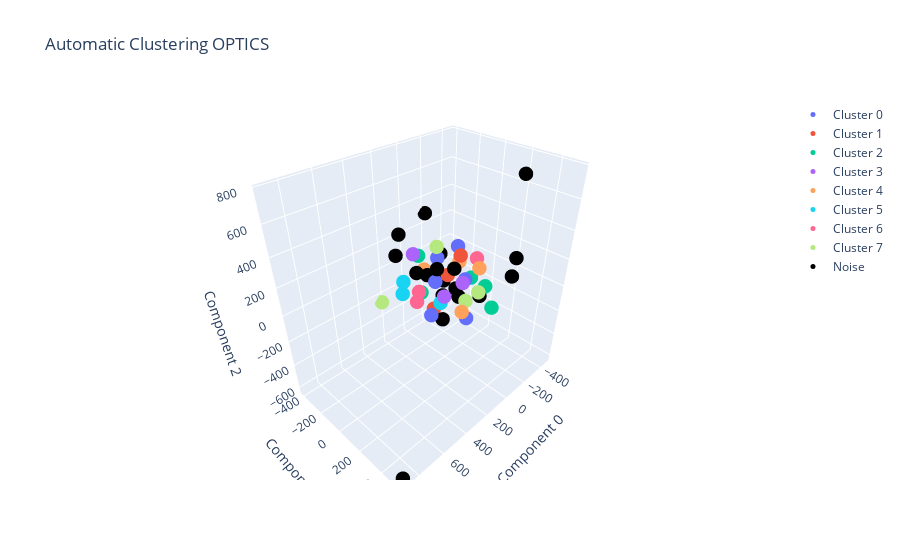

The notebook cell this image was saved under:
### Markdown cell above
## Step 2 - Unsupervised Learning
### Applying OPTICS clustering algorithm

- No need to specify the number of clusters in advance;
- Robust to outliers;
- Suitable for clusters with varying density


The first method is to use the OPTICS clustering algorithm and letting the built-in automatic 
procedure to select the most suitable $\epsilon$ for each cluster.

### Code cell
clustered_pairs, clust = ps.cluster_using_optics(min_samples=3)
ps.plot_clustering_info(method='OPTICS', n_dimensions=3)

### Figure 1 — Plotly figure (JSON) as saved in the notebook; plotly's stock layout.template omitted (floating-point values rounded to 4 significant figures)
{"data": [{"marker": {"size": 5}, "mode": "markers", "name": "Cluster 0", "type": "scatter3d", "x": [-107.2, -140.1, 74.1, -23.02, 229.2, -44.1], "y": [64.98, -37.61, -31.42, -110.1, 86.79, 142.5], "z": [4.565, 199.2, 26.25, 129.6, -93.45, -239.6]}, {"marker": {"size": 5}, "mode": "markers", "name": "Cluster 1", "type": "scatter3d", "x": [22.41, -75.5, -25.18], "y": [-93.25, -61.29, 86.85], "z": [-252.2, -5.186, 230.1]}, {"marker": {"size": 5}, "mode": "markers", "name": "Cluster 2", "type": "scatter3d", "x": [-82.22, -222.5, 25.81, 58.93, -185.0], "y": [312.2, 18.98, -239.5, -176.8, 172.8], "z": [-80.83, -57.29, 111.6, -139.2, -35.55]}, {"marker": {"size": 5}, "mode": "markers", "name": "Cluster 3", "type": "scatter3d", "x": [183.4, 149.1, 76.26], "y": [149.7, -155.3, 199.3], "z": [58.41, 210.7, 129.7]}, {"marker": {"size": 5}, "mode": "markers", "name": "Cluster 4", "type": "scatter3d", "x": [-212.3, -115.2, -57.24, 89.83], "y": [-82.52, 168.0, -270.4, 213.9], "z": [32.16, 133.7, -48.7, -74.68]}, {"marker": {"size": 5}, "mode": "markers", "name": "Cluster 5", "type": "scatter3d", "x": [99.63, 174.5, 111.0], "y": [41.6, -227.6, -312.9], "z": [-90.7, -21.4, -194.1]}, {"marker": {"size": 5}, "mode": "markers", "name": "Cluster 6", "type": "scatter3d", "x": [-227.5, 240.3, 188.9], "y": [55.59, -8.881, -83.92], "z": [109.9, 41.99, -101.3]}, {"marker": {"size": 5}, "mode": "markers", "name": "Cluster 7", "type": "scatter3d", "x": [224.4, -45.38, -39.21, 27.78], "y": [-408.7, 127.5, 232.5, -67.62], "z": [-257.5, -105.8, 19.66, 250.1]}, {"marker": {"size": 5}, "mode": "markers", "name": "Cluster 8", "type": "scatter3d", "x": [], "y": [], "z": []}, {"marker": {"color": "black", "size": 5}, "mode": "markers", "name": "Noise", "type": "scatter3d", "x": [35.58, 893.9, -25.55, 87.95, 87.2, 129.1, -222.6, 158.3, 16.52, -143.3, -460.4, -133.2, 146.2, -125.4, -6.452, -138.8, -220.3, -203.5], "y": [109.0, 529.6, 38.25, 51.89, -398.2, 34.83, 351.5, -275.5, -164.2, -162.1, 189.4, 416.2, -129.9, -1.462, -40.44, -193.1, 104.9, -407.7], "z": [24.48, -612.7, 111.9, -226.2, 69.79, 177.5, 768.7, 306.2, -11.5, -129.8, -79.79, 306.7, 81.07, -179.1, -126.8, 78.26, -166.2, 284.9]}], "layout": {"scene": {"xaxis": {"title": {"text": "Component 0"}}, "yaxis": {"title": {"text": "Component 1"}}, "zaxis": {"title": {"text": "Component 2"}}}, "title": {"text": "Automatic Clustering\nOPTICS"}}}
